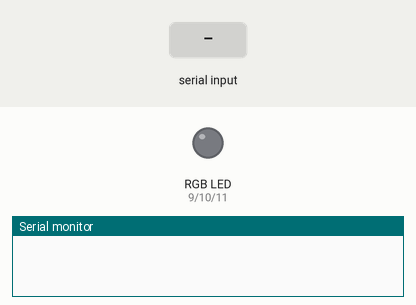
Recording of a sketch running on a simulated Arduino Uno, built with avr-gcc and run on an emulated ATmega328P. On the bench: an RGB LED mixed from three pins (HIGH = lit), the last lines printed to the serial monitor. The inputs (shaded band) are chosen by the test bench. Dim RGB values are drawn brighter than linear.

Above: at 1.2 s.
1.3 s: "90,45,200\n" received over Serial
At 2.2 s:
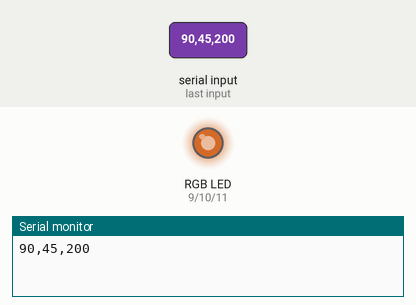
2.8 s: "90,45\n" received over Serial
At 3.2 s:
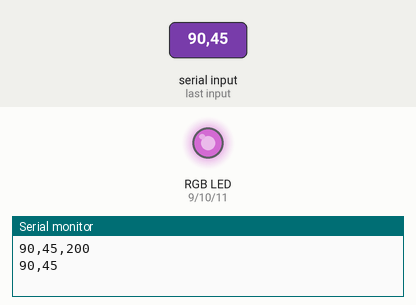
4.3 s: "5\n" received over Serial
At 5.4 s:
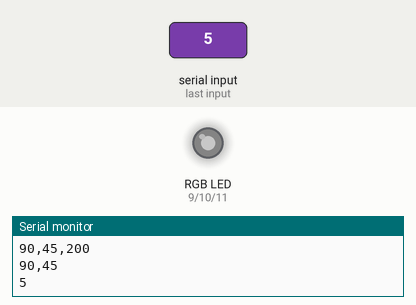
5.8 s: "30,150,10\n" received over Serial
At 6.8 s:
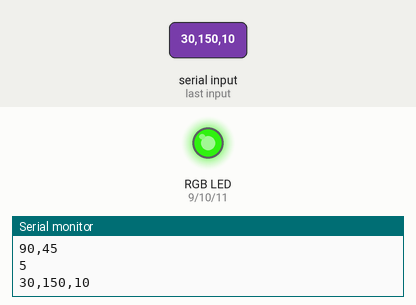
7.3 s: "90\n" received over Serial
At 7.7 s:
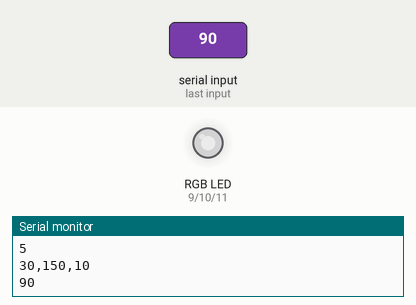
8.8 s: "200\n" received over Serial
At 10.1 s:
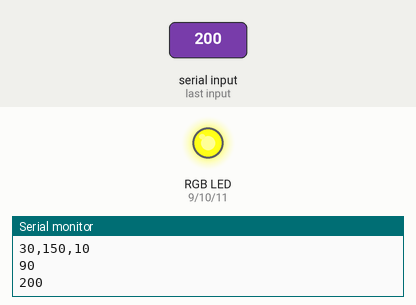
Timing chart, 0 to 11.3 s (numbered marks = the images above; inputs shaded):
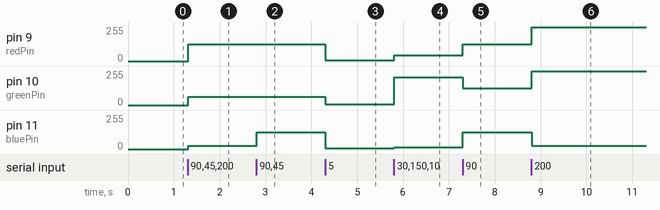

Measured:
- after the input at 1.3 s, pin 9 (redPin): 0/255 → 126/255 at once; pin 10 (greenPin): 0/255 → 63/255 at once; pin 11 (bluePin): 0/255 → 24/255 at once
- after the input at 2.8 s, pin 11 (bluePin): 24/255 → 126/255 at once
- after the input at 4.3 s, pin 9 (redPin), pin 11 (bluePin): 126/255 → 7/255 at once; pin 10 (greenPin): 63/255 → 7/255 at once
- after the input at 5.8 s, pin 9 (redPin): 7/255 → 42/255 at once; pin 10 (greenPin): 7/255 → 210/255 at once; pin 11 (bluePin): 7/255 → 14/255 at once
- after the input at 7.3 s, pin 9 (redPin): 42/255 → 126/255 at once; pin 10 (greenPin): 210/255 → 126/255 at once; pin 11 (bluePin): 14/255 → 126/255 at once
- after the input at 8.8 s, pin 9 (redPin), pin 10 (greenPin): 126/255 → 255/255 at once; pin 11 (bluePin): 126/255 → 24/255 at once

The sketch:

ledstrip_mod.ino
```cpp
const int redPin = 9;
const int greenPin = 10;
const int bluePin = 11;

String inputString = "";         // a string to hold incoming data
boolean stringComplete = false;  // whether the string is complete

void setup() {

    pinMode(redPin, OUTPUT);
  pinMode(greenPin, OUTPUT);
  pinMode(bluePin, OUTPUT);

  // initialize serial:
  Serial.begin(9600);
  // reserve 200 bytes for the inputString:
  inputString.reserve(200);
}

void loop() {
  // print the string when a newline arrives:
  if (stringComplete) {
    Serial.println(inputString);

    int commaIndex1 = inputString.indexOf(',');
    int commaIndex2 = inputString.indexOf(',', commaIndex1+1);
    int commaIndex3 = inputString.indexOf(',', commaIndex2+1);

    String firstValue = inputString.substring(0, commaIndex1);
    String secondValue = inputString.substring(commaIndex1+1, commaIndex2);
    String thirdValue = inputString.substring(commaIndex2+1, commaIndex3);

    int r = (firstValue.toInt())*1.4;
    int g = (secondValue.toInt())*1.4;
    int b = (thirdValue.toInt())*1.4;

    analogWrite(redPin, r);
    analogWrite(greenPin, g);
    analogWrite(bluePin, b);


    //Serial.println(r);
    // clear the string:
    inputString = "";
    stringComplete = false;
  }
}

/*
  SerialEvent occurs whenever a new data comes in the
 hardware serial RX.  This routine is run between each
 time loop() runs, so using delay inside loop can delay
 response.  Multiple bytes of data may be available.
 */
void serialEvent() {
  while (Serial.available()) {
    // get the new byte:
    char inChar = (char)Serial.read();
    // add it to the inputString:
    inputString += inChar;
    // if the incoming character is a newline, set a flag
    // so the main loop can do something about it:
    if (inChar == '\n') {
      stringComplete = true;
    }
  }
}
```
